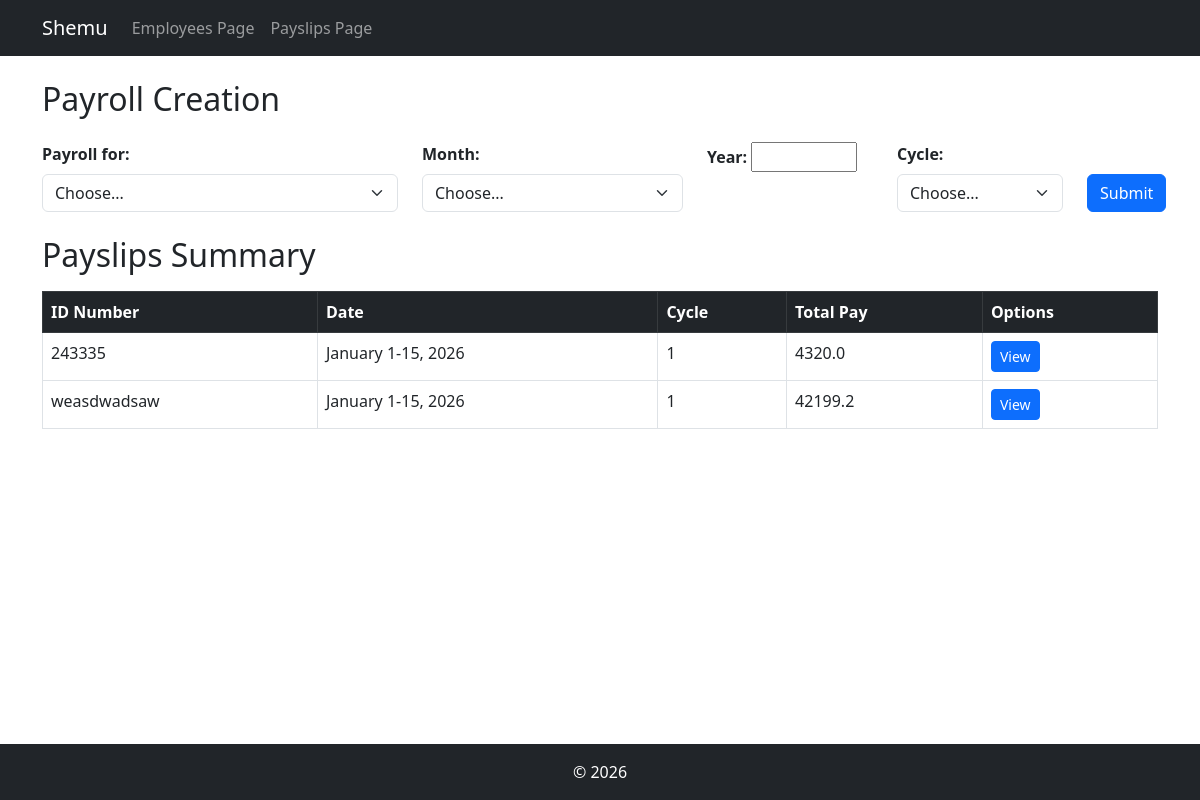
The page /payslips/ on the database its author committed.
### payroll_app/models.py (models this page shows, shortened)
class Payslip(models.Model):
    id_number = models.ForeignKey(Employee, on_delete=models.CASCADE, to_field="id_number")
    month = models.CharField(max_length=20)
    date_range = models.CharField(max_length=20)
    year = models.CharField(max_length=4)
    pay_cycle = models.IntegerField()
    rate = models.FloatField()
    earnings_allowance = models.FloatField()
    deductions_tax = models.FloatField()
    deductions_health = models.FloatField()
    pag_ibig = models.FloatField()
    sss = models.FloatField()
    overtime = models.FloatField()
    total_pay = models.FloatField()

class Employee(models.Model):
    name = models.CharField(max_length=100)
    id_number = models.CharField(max_length=50, unique=True)
    rate = models.FloatField()
    overtime_pay = models.FloatField(null=True, blank=True)
    allowance = models.FloatField(null=True, blank=True)

### payroll_app/views.py (the view, shortened to what this page needs)
# urls.py: path('payslips/', views.payslips, name='payslips'),
def payslips(request):
    employees = Employee.objects.all()
    payslips = Payslip.objects.all()
    error_messages = []
    payslips = Payslip.objects.all()
    return render(request, 'payroll_app/payslips.html', {'employees': employees, 'payslips': payslips, 'error_messages': error_messages,})

### payroll_app/templates/payroll_app/payslips.html (shortened to what this page needs)
{% extends 'payroll_app/base.html' %}
{% block content %}
<div class="row">
    <div class="col-md-12">
        <h2 class="mb-4">Payroll Creation</h2>
        <form method="POST" action="{% url 'payslips' %}">
            <div class="row mb-3">
                <div class="col-md-4">
                    <label class="form-label fw-bold">Payroll for:</label>
                    <select name="payroll_for" class="form-select">
                        <option value="" disabled selected>Choose...</option>
                    </select>
                </div>
                <div class="col-md-3">
                    <label class="form-label fw-bold">Month:</label>
                    <select name="month" class="form-select">
                        <option value="" disabled selected>Choose...</option>
                    </select>
                </div>
                <div class="col-md-2">
                    <label class="form-label fw-bold">Year:</label>
                    <input type="number" name="year" id="year" min="1900" max="2099" required>
                </div>
                <div class="col-md-2">
                    <label class="form-label fw-bold">Cycle:</label>
                    <select name="cycle" class="form-select">
                        <option value="" disabled selected>Choose...</option>
                    </select>
                </div>
                <div class="col-md-1 d-flex align-items-end">
                    <button type="submit" class="btn btn-primary">Submit</button>
                </div>
            </div>
        </form>
        <h2 class="mb-3 mt-4">Payslips Summary</h2>
        <table class="table table-bordered table-hover">
            <thead class="table-dark">
                <tr>
                    <th>ID Number</th>
                    <th>Date</th>
                    <th>Cycle</th>
                    <th>Total Pay</th>
                    <th>Options</th>
                </tr>
            </thead>
            <tbody>
                {% for payslip in payslips %}
                <tr>
                    <td>{{ payslip.id_number.id_number }}</td>
                    <td>{{ payslip.month }} {{ payslip.date_range }}, {{ payslip.year }}</td>
                    <td>{{ payslip.pay_cycle }}</td>
                    <td>{{ payslip.total_pay }}</td>
                    <td>
                        <a href="{% url 'view_payslip' payslip.pk %}" class="btn btn-primary btn-sm">View</a>
                    </td>
                </tr>
                {% empty %}
                <tr>
                    <td colspan="5" class="text-center">No payslips found.</td>
                </tr>
                {% endfor %}
            </tbody>
        </table>
    </div>
</div>
{% endblock %}

### rows shown on the page
Payslip: id_number.id_number "243335", month "January", date_range "1-15", year "2026", pay_cycle "1", total_pay "4320.0"
Payslip: id_number.id_number "weasdwadsaw", month "January", date_range "1-15", year "2026", pay_cycle "1", total_pay "42199.2"
